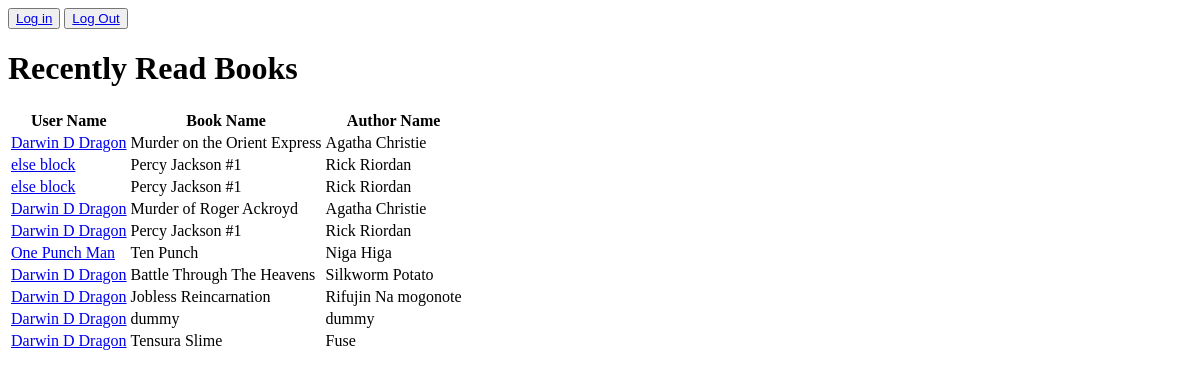
The page /book-app/ on the database as committed earlier.
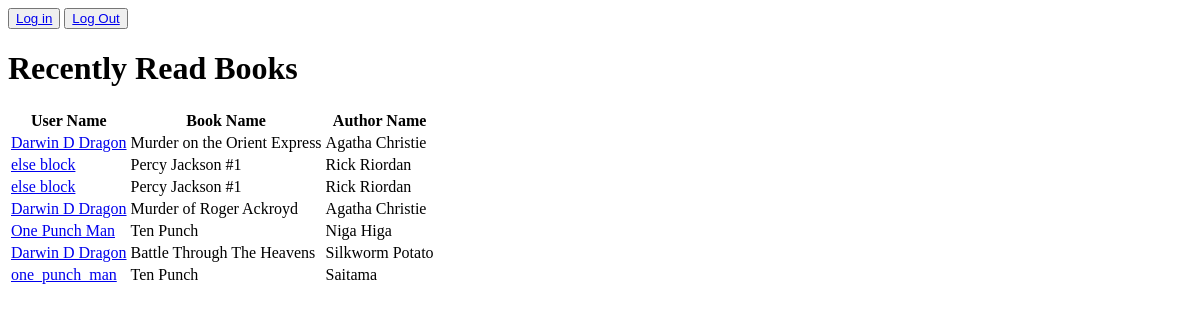
The same page on the database as committed later.
### book_app/models.py (models this page shows)
class BookEntry(models.Model):
    user_name = models.CharField(default="Darwin D Dragon", max_length=30)
    book_name = models.CharField(max_length=100)
    author_name = models.CharField(null=True,max_length=30)
    book_status = models.BooleanField(default=False)

### book_app/views.py (the view)
# urls.py: path("", views.recent_reads, name = "index"),
def recent_reads(request):
    if request.method =="GET":
        recently_read_books = {"book_list":list(BookEntry.objects.values('user_name','book_name','author_name'))}
        return render(request, "book_app/recent_reads.html",recently_read_books)

### book_app/templates/book_app/recent_reads.html (shortened to what this page needs)
{% if not user.is_authenticated %}
<button>
    <a href="{% url 'sign in' %}">Log in</a>
</button>
{% else %}
<button>
    <a href="{% url 'user-dash-board' %}">Dashboard</a>
</button>
{% endif %}
<button>
    <a href="{% url 'sign_out' %}">Log Out</a>
</button>
<h1>Recently Read Books</h1>
<table>
    <tr>
        <th>User Name</th>
        <th>Book Name</th>
        <th>Author Name</th>
    </tr>
{% for item in book_list %}
<tr>
    {% if item.user_name %}
    <td> <a href="{% url 'other-user-page' item.user_name %}">{{item.user_name}}</a> </td>
    {% else %}
    <td> <a href="{% url 'other-user-page' 'Darwin J Dragon' %}">{{item.user_name}} else block</a> </td>
    {% endif %}
    <td> {{item.book_name}} </td>
    <td> {{item.author_name}} </td>
</tr>
{% endfor %}
</table>

Rows that differ between the two databases and show on the page:
removed BookEntry: user_name "Darwin D Dragon", book_name "Percy Jackson #1", author_name "Rick Riordan"
removed BookEntry: user_name "Darwin D Dragon", book_name "Jobless Reincarnation", author_name "Rifujin Na mogonote"
removed BookEntry: user_name "Darwin D Dragon", book_name "dummy", author_name "dummy"
removed BookEntry: user_name "Darwin D Dragon", book_name "Tensura Slime", author_name "Fuse"
added BookEntry: user_name "one_punch_man", book_name "Ten Punch", author_name "Saitama"
